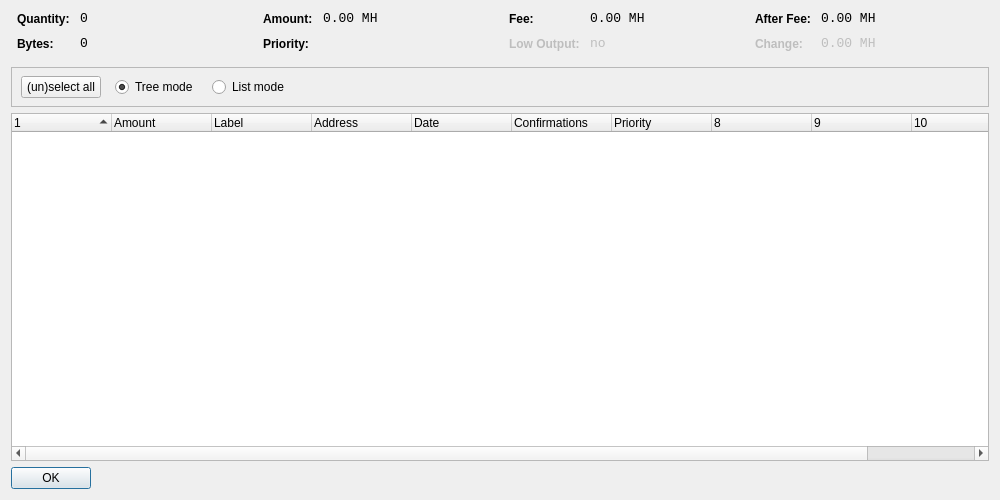
<?xml version="1.0" encoding="UTF-8"?>
<ui version="4.0">
 <class>CoinControlDialog</class>
 <widget class="QDialog" name="CoinControlDialog">
  <property name="geometry">
   <rect>
    <x>0</x>
    <y>0</y>
    <width>1000</width>
    <height>500</height>
   </rect>
  </property>
  <property name="windowTitle">
   <string>Coin Control</string>
  </property>
  <layout class="QVBoxLayout" name="verticalLayout">
   <item>
    <layout class="QHBoxLayout" name="horizontalLayoutTop" stretch="0,0,0,0">
     <property name="topMargin">
      <number>0</number>
     </property>
     <property name="bottomMargin">
      <number>10</number>
     </property>
     <item>
      <layout class="QFormLayout" name="formLayoutCoinControl1">
       <property name="horizontalSpacing">
        <number>10</number>
       </property>
       <property name="verticalSpacing">
        <number>10</number>
       </property>
       <property name="leftMargin">
        <number>6</number>
       </property>
       <property name="rightMargin">
        <number>6</number>
       </property>
       <item row="0" column="0">
        <widget class="QLabel" name="labelCoinControlQuantityText">
         <property name="styleSheet">
          <string notr="true">font-weight:bold;</string>
         </property>
         <property name="text">
          <string>Quantity:</string>
         </property>
        </widget>
       </item>
       <item row="0" column="1">
        <widget class="QLabel" name="labelCoinControlQuantity">
         <property name="font">
          <font>
           <family>Monospace</family>
           <pointsize>10</pointsize>
          </font>
         </property>
         <property name="cursor">
          <cursorShape>IBeamCursor</cursorShape>
         </property>
         <property name="contextMenuPolicy">
          <enum>Qt::ActionsContextMenu</enum>
         </property>
         <property name="text">
          <string notr="true">0</string>
         </property>
         <property name="textInteractionFlags">
          <set>Qt::LinksAccessibleByMouse|Qt::TextSelectableByKeyboard|Qt::TextSelectableByMouse</set>
         </property>
        </widget>
       </item>
       <item row="1" column="0">
        <widget class="QLabel" name="labelCoinControlBytesText">
         <property name="styleSheet">
          <string notr="true">font-weight:bold;</string>
         </property>
         <property name="text">
          <string>Bytes:</string>
         </property>
        </widget>
       </item>
       <item row="1" column="1">
        <widget class="QLabel" name="labelCoinControlBytes">
         <property name="font">
          <font>
           <family>Monospace</family>
           <pointsize>10</pointsize>
          </font>
         </property>
         <property name="cursor">
          <cursorShape>IBeamCursor</cursorShape>
         </property>
         <property name="contextMenuPolicy">
          <enum>Qt::ActionsContextMenu</enum>
         </property>
         <property name="text">
          <string notr="true">0</string>
         </property>
         <property name="textInteractionFlags">
          <set>Qt::LinksAccessibleByMouse|Qt::TextSelectableByKeyboard|Qt::TextSelectableByMouse</set>
         </property>
        </widget>
       </item>
      </layout>
     </item>
     <item>
      <layout class="QFormLayout" name="formLayoutCoinControl2">
       <property name="horizontalSpacing">
        <number>10</number>
       </property>
       <property name="verticalSpacing">
        <number>10</number>
       </property>
       <property name="leftMargin">
        <number>6</number>
       </property>
       <property name="rightMargin">
        <number>6</number>
       </property>
       <item row="0" column="0">
        <widget class="QLabel" name="labelCoinControlAmountText">
         <property name="styleSheet">
          <string notr="true">font-weight:bold;</string>
         </property>
         <property name="text">
          <string>Amount:</string>
         </property>
        </widget>
       </item>
       <item row="0" column="1">
        <widget class="QLabel" name="labelCoinControlAmount">
         <property name="font">
          <font>
           <family>Monospace</family>
           <pointsize>10</pointsize>
          </font>
         </property>
         <property name="cursor">
          <cursorShape>IBeamCursor</cursorShape>
         </property>
         <property name="contextMenuPolicy">
          <enum>Qt::ActionsContextMenu</enum>
         </property>
         <property name="text">
          <string notr="true">0.00 MH</string>
         </property>
         <property name="textInteractionFlags">
          <set>Qt::LinksAccessibleByMouse|Qt::TextSelectableByKeyboard|Qt::TextSelectableByMouse</set>
         </property>
        </widget>
       </item>
       <item row="1" column="0">
        <widget class="QLabel" name="labelCoinControlPriorityText">
         <property name="styleSheet">
          <string notr="true">font-weight:bold;</string>
         </property>
         <property name="text">
          <string>Priority:</string>
         </property>
        </widget>
       </item>
       <item row="1" column="1">
        <widget class="QLabel" name="labelCoinControlPriority">
         <property name="font">
          <font>
           <family>Monospace</family>
           <pointsize>10</pointsize>
          </font>
         </property>
         <property name="cursor">
          <cursorShape>IBeamCursor</cursorShape>
         </property>
         <property name="contextMenuPolicy">
          <enum>Qt::ActionsContextMenu</enum>
         </property>
         <property name="text">
          <string/>
         </property>
         <property name="textInteractionFlags">
          <set>Qt::LinksAccessibleByMouse|Qt::TextSelectableByKeyboard|Qt::TextSelectableByMouse</set>
         </property>
        </widget>
       </item>
      </layout>
     </item>
     <item>
      <layout class="QFormLayout" name="formLayoutCoinControl3">
       <property name="horizontalSpacing">
        <number>10</number>
       </property>
       <property name="verticalSpacing">
        <number>10</number>
       </property>
       <property name="leftMargin">
        <number>6</number>
       </property>
       <property name="rightMargin">
        <number>6</number>
       </property>
       <item row="0" column="0">
        <widget class="QLabel" name="labelCoinControlFeeText">
         <property name="styleSheet">
          <string notr="true">font-weight:bold;</string>
         </property>
         <property name="text">
          <string>Fee:</string>
         </property>
        </widget>
       </item>
       <item row="0" column="1">
        <widget class="QLabel" name="labelCoinControlFee">
         <property name="font">
          <font>
           <family>Monospace</family>
           <pointsize>10</pointsize>
          </font>
         </property>
         <property name="cursor">
          <cursorShape>IBeamCursor</cursorShape>
         </property>
         <property name="contextMenuPolicy">
          <enum>Qt::ActionsContextMenu</enum>
         </property>
         <property name="text">
          <string notr="true">0.00 MH</string>
         </property>
         <property name="textInteractionFlags">
          <set>Qt::LinksAccessibleByMouse|Qt::TextSelectableByKeyboard|Qt::TextSelectableByMouse</set>
         </property>
        </widget>
       </item>
       <item row="1" column="0">
        <widget class="QLabel" name="labelCoinControlLowOutputText">
         <property name="enabled">
          <bool>false</bool>
         </property>
         <property name="styleSheet">
          <string notr="true">font-weight:bold;</string>
         </property>
         <property name="text">
          <string>Low Output:</string>
         </property>
        </widget>
       </item>
       <item row="1" column="1">
        <widget class="QLabel" name="labelCoinControlLowOutput">
         <property name="enabled">
          <bool>false</bool>
         </property>
         <property name="font">
          <font>
           <family>Monospace</family>
           <pointsize>10</pointsize>
          </font>
         </property>
         <property name="cursor">
          <cursorShape>IBeamCursor</cursorShape>
         </property>
         <property name="contextMenuPolicy">
          <enum>Qt::ActionsContextMenu</enum>
         </property>
         <property name="text">
          <string notr="true">no</string>
         </property>
         <property name="textInteractionFlags">
          <set>Qt::LinksAccessibleByMouse|Qt::TextSelectableByKeyboard|Qt::TextSelectableByMouse</set>
         </property>
        </widget>
       </item>
      </layout>
     </item>
     <item>
      <layout class="QFormLayout" name="formLayoutCoinControl4">
       <property name="horizontalSpacing">
        <number>10</number>
       </property>
       <property name="verticalSpacing">
        <number>10</number>
       </property>
       <property name="leftMargin">
        <number>6</number>
       </property>
       <property name="rightMargin">
        <number>6</number>
       </property>
       <item row="0" column="0">
        <widget class="QLabel" name="labelCoinControlAfterFeeText">
         <property name="styleSheet">
          <string notr="true">font-weight:bold;</string>
         </property>
         <property name="text">
          <string>After Fee:</string>
         </property>
        </widget>
       </item>
       <item row="0" column="1">
        <widget class="QLabel" name="labelCoinControlAfterFee">
         <property name="font">
          <font>
           <family>Monospace</family>
           <pointsize>10</pointsize>
          </font>
         </property>
         <property name="cursor">
          <cursorShape>IBeamCursor</cursorShape>
         </property>
         <property name="contextMenuPolicy">
          <enum>Qt::ActionsContextMenu</enum>
         </property>
         <property name="text">
          <string notr="true">0.00 MH</string>
         </property>
         <property name="textInteractionFlags">
          <set>Qt::LinksAccessibleByMouse|Qt::TextSelectableByKeyboard|Qt::TextSelectableByMouse</set>
         </property>
        </widget>
       </item>
       <item row="1" column="0">
        <widget class="QLabel" name="labelCoinControlChangeText">
         <property name="enabled">
          <bool>false</bool>
         </property>
         <property name="styleSheet">
          <string notr="true">font-weight:bold;</string>
         </property>
         <property name="text">
          <string>Change:</string>
         </property>
        </widget>
       </item>
       <item row="1" column="1">
        <widget class="QLabel" name="labelCoinControlChange">
         <property name="enabled">
          <bool>false</bool>
         </property>
         <property name="font">
          <font>
           <family>Monospace</family>
           <pointsize>10</pointsize>
          </font>
         </property>
         <property name="cursor">
          <cursorShape>IBeamCursor</cursorShape>
         </property>
         <property name="contextMenuPolicy">
          <enum>Qt::ActionsContextMenu</enum>
         </property>
         <property name="text">
          <string notr="true">0.00 MH</string>
         </property>
         <property name="textInteractionFlags">
          <set>Qt::LinksAccessibleByMouse|Qt::TextSelectableByKeyboard|Qt::TextSelectableByMouse</set>
         </property>
        </widget>
       </item>
      </layout>
     </item>
    </layout>
   </item>
   <item>
    <widget class="QFrame" name="frame">
     <property name="minimumSize">
      <size>
       <width>0</width>
       <height>40</height>
      </size>
     </property>
     <property name="frameShape">
      <enum>QFrame::StyledPanel</enum>
     </property>
     <property name="frameShadow">
      <enum>QFrame::Sunken</enum>
     </property>
     <widget class="QWidget" name="horizontalLayoutWidget">
      <property name="geometry">
       <rect>
        <x>10</x>
        <y>0</y>
        <width>781</width>
        <height>41</height>
       </rect>
      </property>
      <layout class="QHBoxLayout" name="horizontalLayoutPanel" stretch="0,0,0,0,0">
       <property name="spacing">
        <number>14</number>
       </property>
       <item>
        <widget class="QPushButton" name="pushButtonSelectAll">
         <property name="sizePolicy">
          <sizepolicy hsizetype="Maximum" vsizetype="Fixed">
           <horstretch>0</horstretch>
           <verstretch>0</verstretch>
          </sizepolicy>
         </property>
         <property name="text">
          <string>(un)select all</string>
         </property>
        </widget>
       </item>
       <item>
        <widget class="QRadioButton" name="radioTreeMode">
         <property name="sizePolicy">
          <sizepolicy hsizetype="Maximum" vsizetype="Fixed">
           <horstretch>0</horstretch>
           <verstretch>0</verstretch>
          </sizepolicy>
         </property>
         <property name="text">
          <string>Tree mode</string>
         </property>
         <property name="checked">
          <bool>true</bool>
         </property>
        </widget>
       </item>
       <item>
        <widget class="QRadioButton" name="radioListMode">
         <property name="sizePolicy">
          <sizepolicy hsizetype="Maximum" vsizetype="Fixed">
           <horstretch>0</horstretch>
           <verstretch>0</verstretch>
          </sizepolicy>
         </property>
         <property name="text">
          <string>List mode</string>
         </property>
        </widget>
       </item>
       <item>
        <spacer name="horizontalSpacer">
         <property name="orientation">
          <enum>Qt::Horizontal</enum>
         </property>
         <property name="sizeHint" stdset="0">
          <size>
           <width>40</width>
           <height>20</height>
          </size>
         </property>
        </spacer>
       </item>
      </layout>
     </widget>
    </widget>
   </item>
   <item>
    <widget class="CoinControlTreeWidget" name="treeWidget">
     <property name="contextMenuPolicy">
      <enum>Qt::CustomContextMenu</enum>
     </property>
     <property name="sortingEnabled">
      <bool>false</bool>
     </property>
     <property name="columnCount">
      <number>11</number>
     </property>
     <attribute name="headerShowSortIndicator" stdset="0">
      <bool>true</bool>
     </attribute>
     <attribute name="headerStretchLastSection">
      <bool>false</bool>
     </attribute>
     <column>
      <property name="text">
       <string/>
      </property>
     </column>
     <column>
      <property name="text">
       <string>Amount</string>
      </property>
     </column>
     <column>
      <property name="text">
       <string>Label</string>
      </property>
     </column>
     <column>
      <property name="text">
       <string>Address</string>
      </property>
     </column>
     <column>
      <property name="text">
       <string>Date</string>
      </property>
     </column>
     <column>
      <property name="text">
       <string>Confirmations</string>
      </property>
      <property name="toolTip">
       <string>Confirmed</string>
      </property>
     </column>
     <column>
      <property name="text">
       <string>Priority</string>
      </property>
     </column>
     <column>
      <property name="text">
       <string/>
      </property>
     </column>
     <column>
      <property name="text">
       <string/>
      </property>
     </column>
     <column>
      <property name="text">
       <string/>
      </property>
     </column>
     <column>
      <property name="text">
       <string/>
      </property>
     </column>
    </widget>
   </item>
   <item>
    <widget class="QDialogButtonBox" name="buttonBox">
     <property name="sizePolicy">
      <sizepolicy hsizetype="Maximum" vsizetype="Fixed">
       <horstretch>0</horstretch>
       <verstretch>0</verstretch>
      </sizepolicy>
     </property>
     <property name="orientation">
      <enum>Qt::Horizontal</enum>
     </property>
     <property name="standardButtons">
      <set>QDialogButtonBox::Ok</set>
     </property>
    </widget>
   </item>
  </layout>
 </widget>
 <customwidgets>
  <customwidget>
   <class>CoinControlTreeWidget</class>
   <extends>QTreeWidget</extends>
   <header>coincontroltreewidget.h</header>
  </customwidget>
 </customwidgets>
 <resources/>
 <connections/>
</ui>
